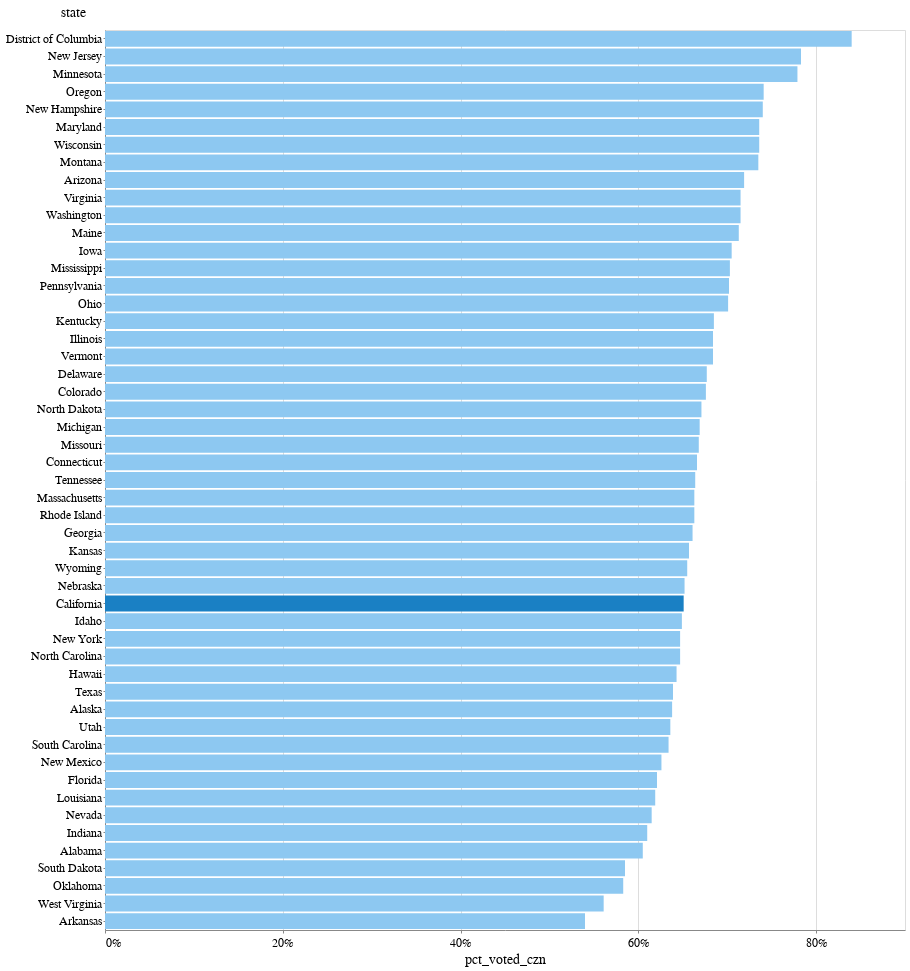

Notebook code cell kept with this figure:
### Code cell
alt.Chart(states).mark_bar().encode(
    x=alt.X("pct_voted_czn", axis=alt.Axis(tickCount=5, format="%")),
    y=alt.Y("state", sort="-x"),
    color=alt.condition(
        alt.datum.state == "California", alt.value("#1a80c4"), alt.value("#8dc8f1")
    ),
).properties(height=900)

### Figure 1 — Vega-Lite specification as saved in the notebook (floating-point values rounded to 4 significant figures)
{"config": {"view": {"width": 800, "height": 450}, "background": "#ffffff", "title": {"anchor": "start", "font": "BentonGothic-Bold, sans", "fontColor": "#000000", "fontSize": 22, "fontWeight": "normal"}, "arc": {"fill": "#82c6df"}, "area": {"fill": "#82c6df"}, "line": {"stroke": "#82c6df", "strokeWidth": 3}, "path": {"stroke": "#82c6df"}, "rect": {"fill": "#82c6df"}, "shape": {"stroke": "#82c6df"}, "bar": {"fill": "#82c6df"}, "point": {"stroke": "#82c6df"}, "symbol": {"fill": "#82c6df", "size": 30}, "axis": {"titleFont": "BentonGothic-Bold, sans", "titleFontSize": 14, "titleFontWeight": "normal", "labelFont": "BentonGothic, sans", "labelFontSize": 12, "labelFontWeight": "normal"}, "axisX": {"labelAngle": 0, "labelPadding": 4, "tickSize": 3}, "axisY": {"labelBaseline": "middle", "maxExtent": 45, "minExtent": 45, "tickSize": 2, "titleAlign": "left", "titleAngle": 0, "titleX": -45, "titleY": -11}, "legend": {"titleFont": "BentonGothic-Bold, sans", "titleFontSize": 14, "titleFontWeight": "normal", "symbolType": "square", "labelFont": "BentonGothic, sans", "labelFontSize": 13}, "range": {"category": ["#3580b1", "#ec8431", "#ab7fb4", "#c89d29", "#adc839", "#829eb1"], "diverging": ["#e68a4f", "#f4bb6a", "#f9e39c", "#dadfe2", "#a6b7c6", "#849eae"], "heatmap": ["#fbf2c7", "#f9e39c", "#f8d36e", "#f4bb6a", "#e68a4f", "#d15a40", "#ab4232"], "ordinal": ["#fbf2c7", "#f9e39c", "#f8d36e", "#f4bb6a", "#e68a4f", "#d15a40", "#ab4232"], "ramp": ["#fbf2c7", "#f9e39c", "#f8d36e", "#f4bb6a", "#e68a4f", "#d15a40", "#ab4232"]}}, "data": {"name": "data-8827574f93293ae6462fb6487e96b090"}, "mark": "bar", "encoding": {"color": {"condition": {"value": "#1a80c4", "test": "(datum.state === 'California')"}, "value": "#8dc8f1"}, "x": {"type": "quantitative", "axis": {"format": "%", "tickCount": 5}, "field": "pct_voted_czn"}, "y": {"type": "nominal", "field": "state", "sort": "-x"}}, "height": 900, "$schema": "https://vega.github.io/schema/vega-lite/v4.8.1.json", "datasets": {"data-8827574f93293ae6462fb6487e96b090": [{"state": "Alabama", "tot_pop": 3769000, "tot_czn_pop": 3716000, "tot_reg": 2527000, "pct_reg": 67.0, "pct_reg_moe": 3.1, "pct_reg_czn": 68.0, "pct_reg_czn_moe": 3.1, "tot_voted": 2247000, "pct_voted": 59.6, "pct_voted_moe": 3.3, "pct_voted_czn": 0.605, "pct_voted_czn_moe": 3.3, "pct_voted_czn_group": 1}, {"state": "Alaska", "tot_pop": 528000, "tot_czn_pop": 516000, "tot_reg": 383000, "pct_reg": 72.6, "pct_reg_moe": 3.2, "pct_reg_czn": 74.2, "pct_reg_czn_moe": 3.1, "tot_voted": 330000, "pct_voted": 62.4, "pct_voted_moe": 3.4, "pct_voted_czn": 0.638, "pct_voted_czn_moe": 3.4, "pct_voted_czn_group": 2}, {"state": "Arizona", "tot_pop": 5638000, "tot_czn_pop": 5075000, "tot_reg": 3878000, "pct_reg": 68.8, "pct_reg_moe": 2.5, "pct_reg_czn": 76.4, "pct_reg_czn_moe": 2.5, "tot_voted": 3649000, "pct_voted": 64.7, "pct_voted_moe": 2.6, "pct_voted_czn": 0.719, "pct_voted_czn_moe": 2.6, "pct_voted_czn_group": 4}, {"state": "Arkansas", "tot_pop": 2283000, "tot_czn_pop": 2195000, "tot_reg": 1361000, "pct_reg": 59.6, "pct_reg_moe": 3.4, "pct_reg_czn": 62.0, "pct_reg_czn_moe": 3.4, "tot_voted": 1186000, "pct_voted": 51.9, "pct_voted_moe": 3.4, "pct_voted_czn": 0.54, "pct_voted_czn_moe": 3.5, "pct_voted_czn_group": 0}, {"state": "California", "tot_pop": 30342000, "tot_czn_pop": 25946000, "tot_reg": 18001000, "pct_reg": 59.3, "pct_reg_moe": 1.2, "pct_reg_czn": 69.4, "pct_reg_czn_moe": 1.2, "tot_voted": 16893000, "pct_voted": 55.7, "pct_voted_moe": 1.2, "pct_voted_czn": 0.651, "pct_voted_czn_moe": 1.2, "pct_voted_czn_group": 2}, {"state": "Colorado", "tot_pop": 4525000, "tot_czn_pop": 4200000, "tot_reg": 2993000, "pct_reg": 66.2, "pct_reg_moe": 2.9, "pct_reg_czn": 71.3, "pct_reg_czn_moe": 2.9, "tot_voted": 2837000, "pct_voted": 62.7, "pct_voted_moe": 3.0, "pct_voted_czn": 0.676, "pct_voted_czn_moe": 3.0, "pct_voted_czn_group": 3}, {"state": "Connecticut", "tot_pop": 2777000, "tot_czn_pop": 2524000, "tot_reg": 1850000, "pct_reg": 66.6, "pct_reg_moe": 3.2, "pct_reg_czn": 73.3, "pct_reg_czn_moe": 3.2, "tot_voted": 1681000, "pct_voted": 60.5, "pct_voted_moe": 3.3, "pct_voted_czn": 0.666, "pct_voted_czn_moe": 3.4, "pct_voted_czn_group": 3}, {"state": "Delaware", "tot_pop": 766000, "tot_czn_pop": 722000, "tot_reg": 542000, "pct_reg": 70.8, "pct_reg_moe": 3.0, "pct_reg_czn": 75.1, "pct_reg_czn_moe": 3.0, "tot_voted": 489000, "pct_voted": 63.8, "pct_voted_moe": 3.2, "pct_voted_czn": 0.677, "pct_voted_czn_moe": 3.2, "pct_voted_czn_group": 3}, {"state": "District of Columbia", "tot_pop": 576000, "tot_czn_pop": 534000, "tot_reg": 464000, "pct_reg": 80.5, "pct_reg_moe": 2.7, "pct_reg_czn": 86.9, "pct_reg_czn_moe": 2.4, "tot_voted": 448000, "pct_voted": 77.8, "pct_voted_moe": 2.8, "pct_voted_czn": 0.84, "pct_voted_czn_moe": 2.6, "pct_voted_czn_group": 6}, {"state": "Florida", "tot_pop": 17244000, "tot_czn_pop": 15645000, "tot_reg": 10495000, "pct_reg": 60.9, "pct_reg_moe": 1.5, "pct_reg_czn": 67.1, "pct_reg_czn_moe": 1.5, "tot_voted": 9720000, "pct_voted": 56.4, "pct_voted_moe": 1.5, "pct_voted_czn": 0.621, "pct_voted_czn_moe": 1.6, "pct_voted_czn_group": 1}, {"state": "Georgia", "tot_pop": 8032000, "tot_czn_pop": 7400000, "tot_reg": 5233000, "pct_reg": 65.2, "pct_reg_moe": 2.2, "pct_reg_czn": 70.7, "pct_reg_czn_moe": 2.2, "tot_voted": 4888000, "pct_voted": 60.9, "pct_voted_moe": 2.2, "pct_voted_czn": 0.661, "pct_voted_czn_moe": 2.3, "pct_voted_czn_group": 3}, {"state": "Hawaii", "tot_pop": 1056000, "tot_czn_pop": 980000, "tot_reg": 673000, "pct_reg": 63.8, "pct_reg_moe": 3.3, "pct_reg_czn": 68.7, "pct_reg_czn_moe": 3.3, "tot_voted": 630000, "pct_voted": 59.7, "pct_voted_moe": 3.3, "pct_voted_czn": 0.643, "pct_voted_czn_moe": 3.4, "pct_voted_czn_group": 2}, {"state": "Idaho", "tot_pop": 1370000, "tot_czn_pop": 1299000, "tot_reg": 900000, "pct_reg": 65.7, "pct_reg_moe": 3.1, "pct_reg_czn": 69.3, "pct_reg_czn_moe": 3.1, "tot_voted": 843000, "pct_voted": 61.6, "pct_voted_moe": 3.2, "pct_voted_czn": 0.649, "pct_voted_czn_moe": 3.2, "pct_voted_czn_group": 2}, {"state": "Illinois", "tot_pop": 9658000, "tot_czn_pop": 8860000, "tot_reg": 6590000, "pct_reg": 68.2, "pct_reg_moe": 2.0, "pct_reg_czn": 74.4, "pct_reg_czn_moe": 1.9, "tot_voted": 6058000, "pct_voted": 62.7, "pct_voted_moe": 2.0, "pct_voted_czn": 0.684, "pct_voted_czn_moe": 2.0, "pct_voted_czn_group": 3}, {"state": "Indiana", "tot_pop": 5096000, "tot_czn_pop": 4921000, "tot_reg": 3412000, "pct_reg": 67.0, "pct_reg_moe": 2.7, "pct_reg_czn": 69.3, "pct_reg_czn_moe": 2.7, "tot_voted": 3002000, "pct_voted": 58.9, "pct_voted_moe": 2.8, "pct_voted_czn": 0.61, "pct_voted_czn_moe": 2.8, "pct_voted_czn_group": 1}, {"state": "Iowa", "tot_pop": 2361000, "tot_czn_pop": 2293000, "tot_reg": 1742000, "pct_reg": 73.8, "pct_reg_moe": 3.1, "pct_reg_czn": 76.0, "pct_reg_czn_moe": 3.0, "tot_voted": 1618000, "pct_voted": 68.5, "pct_voted_moe": 3.2, "pct_voted_czn": 0.705, "pct_voted_czn_moe": 3.2, "pct_voted_czn_group": 4}, {"state": "Kansas", "tot_pop": 2157000, "tot_czn_pop": 1975000, "tot_reg": 1398000, "pct_reg": 64.8, "pct_reg_moe": 3.5, "pct_reg_czn": 70.8, "pct_reg_czn_moe": 3.5, "tot_voted": 1297000, "pct_voted": 60.1, "pct_voted_moe": 3.6, "pct_voted_czn": 0.657, "pct_voted_czn_moe": 3.7, "pct_voted_czn_group": 2}, {"state": "Kentucky", "tot_pop": 3384000, "tot_czn_pop": 3227000, "tot_reg": 2450000, "pct_reg": 72.4, "pct_reg_moe": 3.2, "pct_reg_czn": 75.9, "pct_reg_czn_moe": 3.1, "tot_voted": 2210000, "pct_voted": 65.3, "pct_voted_moe": 3.4, "pct_voted_czn": 0.685, "pct_voted_czn_moe": 3.4, "pct_voted_czn_group": 3}, {"state": "Louisiana", "tot_pop": 3438000, "tot_czn_pop": 3299000, "tot_reg": 2286000, "pct_reg": 66.5, "pct_reg_moe": 3.2, "pct_reg_czn": 69.3, "pct_reg_czn_moe": 3.2, "tot_voted": 2041000, "pct_voted": 59.4, "pct_voted_moe": 3.3, "pct_voted_czn": 0.619, "pct_voted_czn_moe": 3.3, "pct_voted_czn_group": 1}, {"state": "Maine", "tot_pop": 1087000, "tot_czn_pop": 1075000, "tot_reg": 832000, "pct_reg": 76.5, "pct_reg_moe": 3.2, "pct_reg_czn": 77.4, "pct_reg_czn_moe": 3.2, "tot_voted": 766000, "pct_voted": 70.5, "pct_voted_moe": 3.4, "pct_voted_czn": 0.713, "pct_voted_czn_moe": 3.4, "pct_voted_czn_group": 4}, {"state": "Maryland", "tot_pop": 4606000, "tot_czn_pop": 4303000, "tot_reg": 3383000, "pct_reg": 73.4, "pct_reg_moe": 2.7, "pct_reg_czn": 78.6, "pct_reg_czn_moe": 2.6, "tot_voted": 3166000, "pct_voted": 68.7, "pct_voted_moe": 2.9, "pct_voted_czn": 0.736, "pct_voted_czn_moe": 2.8, "pct_voted_czn_group": 5}, {"state": "Massachusetts", "tot_pop": 5514000, "tot_czn_pop": 4897000, "tot_reg": 3546000, "pct_reg": 64.3, "pct_reg_moe": 2.6, "pct_reg_czn": 72.4, "pct_reg_czn_moe": 2.6, "tot_voted": 3249000, "pct_voted": 58.9, "pct_voted_moe": 2.7, "pct_voted_czn": 0.663, "pct_voted_czn_moe": 2.7, "pct_voted_czn_group": 3}, {"state": "Michigan", "tot_pop": 7790000, "tot_czn_pop": 7467000, "tot_reg": 5513000, "pct_reg": 70.8, "pct_reg_moe": 2.1, "pct_reg_czn": 73.8, "pct_reg_czn_moe": 2.1, "tot_voted": 4994000, "pct_voted": 64.1, "pct_voted_moe": 2.2, "pct_voted_czn": 0.669, "pct_voted_czn_moe": 2.2, "pct_voted_czn_group": 3}, {"state": "Minnesota", "tot_pop": 4339000, "tot_czn_pop": 4142000, "tot_reg": 3436000, "pct_reg": 79.2, "pct_reg_moe": 2.5, "pct_reg_czn": 82.9, "pct_reg_czn_moe": 2.4, "tot_voted": 3225000, "pct_voted": 74.3, "pct_voted_moe": 2.7, "pct_voted_czn": 0.779, "pct_voted_czn_moe": 2.7, "pct_voted_czn_group": 6}, {"state": "Mississippi", "tot_pop": 2212000, "tot_czn_pop": 2177000, "tot_reg": 1749000, "pct_reg": 79.1, "pct_reg_moe": 2.8, "pct_reg_czn": 80.4, "pct_reg_czn_moe": 2.7, "tot_voted": 1531000, "pct_voted": 69.2, "pct_voted_moe": 3.2, "pct_voted_czn": 0.703, "pct_voted_czn_moe": 3.2, "pct_voted_czn_group": 4}, {"state": "Missouri", "tot_pop": 4637000, "tot_czn_pop": 4475000, "tot_reg": 3388000, "pct_reg": 73.1, "pct_reg_moe": 2.7, "pct_reg_czn": 75.7, "pct_reg_czn_moe": 2.7, "tot_voted": 2990000, "pct_voted": 64.5, "pct_voted_moe": 2.9, "pct_voted_czn": 0.668, "pct_voted_czn_moe": 2.9, "pct_voted_czn_group": 3}, {"state": "Montana", "tot_pop": 836000, "tot_czn_pop": 827000, "tot_reg": 641000, "pct_reg": 76.6, "pct_reg_moe": 2.6, "pct_reg_czn": 77.5, "pct_reg_czn_moe": 2.6, "tot_voted": 607000, "pct_voted": 72.6, "pct_voted_moe": 2.8, "pct_voted_czn": 0.735, "pct_voted_czn_moe": 2.8, "pct_voted_czn_group": 5}, {"state": "Nebraska", "tot_pop": 1435000, "tot_czn_pop": 1369000, "tot_reg": 971000, "pct_reg": 67.7, "pct_reg_moe": 3.4, "pct_reg_czn": 70.9, "pct_reg_czn_moe": 3.4, "tot_voted": 892000, "pct_voted": 62.2, "pct_voted_moe": 3.5, "pct_voted_czn": 0.652, "pct_voted_czn_moe": 3.5, "pct_voted_czn_group": 2}, {"state": "Nevada", "tot_pop": 2402000, "tot_czn_pop": 2198000, "tot_reg": 1455000, "pct_reg": 60.6, "pct_reg_moe": 3.2, "pct_reg_czn": 66.2, "pct_reg_czn_moe": 3.3, "tot_voted": 1351000, "pct_voted": 56.3, "pct_voted_moe": 3.3, "pct_voted_czn": 0.615, "pct_voted_czn_moe": 3.4, "pct_voted_czn_group": 1}, {"state": "New Hampshire", "tot_pop": 1101000, "tot_czn_pop": 1077000, "tot_reg": 843000, "pct_reg": 76.6, "pct_reg_moe": 2.9, "pct_reg_czn": 78.3, "pct_reg_czn_moe": 2.8, "tot_voted": 797000, "pct_voted": 72.4, "pct_voted_moe": 3.0, "pct_voted_czn": 0.74, "pct_voted_czn_moe": 3.0, "pct_voted_czn_group": 5}, {"state": "New Jersey", "tot_pop": 6801000, "tot_czn_pop": 5921000, "tot_reg": 5008000, "pct_reg": 73.6, "pct_reg_moe": 2.2, "pct_reg_czn": 84.6, "pct_reg_czn_moe": 1.9, "tot_voted": 4638000, "pct_voted": 68.2, "pct_voted_moe": 2.3, "pct_voted_czn": 0.783, "pct_voted_czn_moe": 2.2, "pct_voted_czn_group": 6}, {"state": "New Mexico", "tot_pop": 1610000, "tot_czn_pop": 1498000, "tot_reg": 1028000, "pct_reg": 63.9, "pct_reg_moe": 3.0, "pct_reg_czn": 68.6, "pct_reg_czn_moe": 3.0, "tot_voted": 938000, "pct_voted": 58.3, "pct_voted_moe": 3.1, "pct_voted_czn": 0.626, "pct_voted_czn_moe": 3.2, "pct_voted_czn_group": 1}, {"state": "New York", "tot_pop": 15105000, "tot_czn_pop": 13298000, "tot_reg": 9370000, "pct_reg": 62.0, "pct_reg_moe": 1.6, "pct_reg_czn": 70.5, "pct_reg_czn_moe": 1.7, "tot_voted": 8609000, "pct_voted": 57.0, "pct_voted_moe": 1.7, "pct_voted_czn": 0.647, "pct_voted_czn_moe": 1.7, "pct_voted_czn_group": 2}, {"state": "North Carolina", "tot_pop": 8113000, "tot_czn_pop": 7391000, "tot_reg": 5161000, "pct_reg": 63.6, "pct_reg_moe": 2.2, "pct_reg_czn": 69.8, "pct_reg_czn_moe": 2.2, "tot_voted": 4780000, "pct_voted": 58.9, "pct_voted_moe": 2.3, "pct_voted_czn": 0.647, "pct_voted_czn_moe": 2.3, "pct_voted_czn_group": 2}, {"state": "North Dakota", "tot_pop": 571000, "tot_czn_pop": 556000, "tot_reg": 429000, "pct_reg": 75.2, "pct_reg_moe": 2.9, "pct_reg_czn": 77.3, "pct_reg_czn_moe": 2.9, "tot_voted": 373000, "pct_voted": 65.3, "pct_voted_moe": 3.2, "pct_voted_czn": 0.671, "pct_voted_czn_moe": 3.2, "pct_voted_czn_group": 3}, {"state": "Ohio", "tot_pop": 8951000, "tot_czn_pop": 8740000, "tot_reg": 6733000, "pct_reg": 75.2, "pct_reg_moe": 1.9, "pct_reg_czn": 77.0, "pct_reg_czn_moe": 1.8, "tot_voted": 6128000, "pct_voted": 68.5, "pct_voted_moe": 2.0, "pct_voted_czn": 0.701, "pct_voted_czn_moe": 2.0, "pct_voted_czn_group": 4}, {"state": "Oklahoma", "tot_pop": 2942000, "tot_czn_pop": 2800000, "tot_reg": 1884000, "pct_reg": 64.0, "pct_reg_moe": 3.5, "pct_reg_czn": 67.3, "pct_reg_czn_moe": 3.5, "tot_voted": 1631000, "pct_voted": 55.5, "pct_voted_moe": 3.6, "pct_voted_czn": 0.583, "pct_voted_czn_moe": 3.7, "pct_voted_czn_group": 0}, {"state": "Oregon", "tot_pop": 3369000, "tot_czn_pop": 3242000, "tot_reg": 2590000, "pct_reg": 76.9, "pct_reg_moe": 2.9, "pct_reg_czn": 79.9, "pct_reg_czn_moe": 2.8, "tot_voted": 2402000, "pct_voted": 71.3, "pct_voted_moe": 3.1, "pct_voted_czn": 0.741, "pct_voted_czn_moe": 3.0, "pct_voted_czn_group": 5}, {"state": "Pennsylvania", "tot_pop": 9902000, "tot_czn_pop": 9621000, "tot_reg": 7337000, "pct_reg": 74.1, "pct_reg_moe": 1.8, "pct_reg_czn": 76.3, "pct_reg_czn_moe": 1.8, "tot_voted": 6756000, "pct_voted": 68.2, "pct_voted_moe": 1.9, "pct_voted_czn": 0.702, "pct_voted_czn_moe": 1.9, "pct_voted_czn_group": 4}, {"state": "Rhode Island", "tot_pop": 840000, "tot_czn_pop": 776000, "tot_reg": 575000, "pct_reg": 68.5, "pct_reg_moe": 3.2, "pct_reg_czn": 74.1, "pct_reg_czn_moe": 3.2, "tot_voted": 515000, "pct_voted": 61.3, "pct_voted_moe": 3.4, "pct_voted_czn": 0.663, "pct_voted_czn_moe": 3.4, "pct_voted_czn_group": 3}, {"state": "South Carolina", "tot_pop": 4010000, "tot_czn_pop": 3878000, "tot_reg": 2713000, "pct_reg": 67.7, "pct_reg_moe": 3.0, "pct_reg_czn": 70.0, "pct_reg_czn_moe": 3.0, "tot_voted": 2459000, "pct_voted": 61.3, "pct_voted_moe": 3.1, "pct_voted_czn": 0.634, "pct_voted_czn_moe": 3.1, "pct_voted_czn_group": 2}, {"state": "South Dakota", "tot_pop": 659000, "tot_czn_pop": 649000, "tot_reg": 437000, "pct_reg": 66.3, "pct_reg_moe": 3.4, "pct_reg_czn": 67.4, "pct_reg_czn_moe": 3.4, "tot_voted": 380000, "pct_voted": 57.7, "pct_voted_moe": 3.5, "pct_voted_czn": 0.585, "pct_voted_czn_moe": 3.5, "pct_voted_czn_group": 0}, {"state": "Tennessee", "tot_pop": 5283000, "tot_czn_pop": 5038000, "tot_reg": 3742000, "pct_reg": 70.8, "pct_reg_moe": 2.6, "pct_reg_czn": 74.3, "pct_reg_czn_moe": 2.5, "tot_voted": 3346000, "pct_voted": 63.3, "pct_voted_moe": 2.7, "pct_voted_czn": 0.664, "pct_voted_czn_moe": 2.7, "pct_voted_czn_group": 3}, {"state": "Texas", "tot_pop": 21485000, "tot_czn_pop": 18581000, "tot_reg": 13343000, "pct_reg": 62.1, "pct_reg_moe": 1.4, "pct_reg_czn": 71.8, "pct_reg_czn_moe": 1.4, "tot_voted": 11874000, "pct_voted": 55.3, "pct_voted_moe": 1.4, "pct_voted_czn": 0.639, "pct_voted_czn_moe": 1.5, "pct_voted_czn_group": 2}, {"state": "Utah", "tot_pop": 2320000, "tot_czn_pop": 2178000, "tot_reg": 1468000, "pct_reg": 63.3, "pct_reg_moe": 2.7, "pct_reg_czn": 67.4, "pct_reg_czn_moe": 2.7, "tot_voted": 1386000, "pct_voted": 59.7, "pct_voted_moe": 2.8, "pct_voted_czn": 0.636, "pct_voted_czn_moe": 2.8, "pct_voted_czn_group": 2}, {"state": "Vermont", "tot_pop": 507000, "tot_czn_pop": 500000, "tot_reg": 365000, "pct_reg": 72.0, "pct_reg_moe": 3.4, "pct_reg_czn": 73.0, "pct_reg_czn_moe": 3.4, "tot_voted": 342000, "pct_voted": 67.5, "pct_voted_moe": 3.6, "pct_voted_czn": 0.684, "pct_voted_czn_moe": 3.6, "pct_voted_czn_group": 3}, {"state": "Virginia", "tot_pop": 6481000, "tot_czn_pop": 5974000, "tot_reg": 4541000, "pct_reg": 70.1, "pct_reg_moe": 2.4, "pct_reg_czn": 76.0, "pct_reg_czn_moe": 2.3, "tot_voted": 4275000, "pct_voted": 66.0, "pct_voted_moe": 2.5, "pct_voted_czn": 0.715, "pct_voted_czn_moe": 2.4, "pct_voted_czn_group": 4}, {"state": "Washington", "tot_pop": 5993000, "tot_czn_pop": 5389000, "tot_reg": 4029000, "pct_reg": 67.2, "pct_reg_moe": 2.5, "pct_reg_czn": 74.8, "pct_reg_czn_moe": 2.4, "tot_voted": 3854000, "pct_voted": 64.3, "pct_voted_moe": 2.6, "pct_voted_czn": 0.715, "pct_voted_czn_moe": 2.5, "pct_voted_czn_group": 4}, {"state": "West Virginia", "tot_pop": 1397000, "tot_czn_pop": 1379000, "tot_reg": 928000, "pct_reg": 66.4, "pct_reg_moe": 3.4, "pct_reg_czn": 67.3, "pct_reg_czn_moe": 3.4, "tot_voted": 773000, "pct_voted": 55.3, "pct_voted_moe": 3.6, "pct_voted_czn": 0.561, "pct_voted_czn_moe": 3.6, "pct_voted_czn_group": 0}, {"state": "Wisconsin", "tot_pop": 4538000, "tot_czn_pop": 4421000, "tot_reg": 3391000, "pct_reg": 74.7, "pct_reg_moe": 2.7, "pct_reg_czn": 76.7, "pct_reg_czn_moe": 2.6, "tot_voted": 3253000, "pct_voted": 71.7, "pct_voted_moe": 2.8, "pct_voted_czn": 0.736, "pct_voted_czn_moe": 2.7, "pct_voted_czn_group": 5}, {"state": "Wyoming", "tot_pop": 436000, "tot_czn_pop": 427000, "tot_reg": 296000, "pct_reg": 67.9, "pct_reg_moe": 3.4, "pct_reg_czn": 69.3, "pct_reg_czn_moe": 3.4, "tot_voted": 280000, "pct_voted": 64.1, "pct_voted_moe": 3.5, "pct_voted_czn": 0.655, "pct_voted_czn_moe": 3.5, "pct_voted_czn_group": 2}]}}
